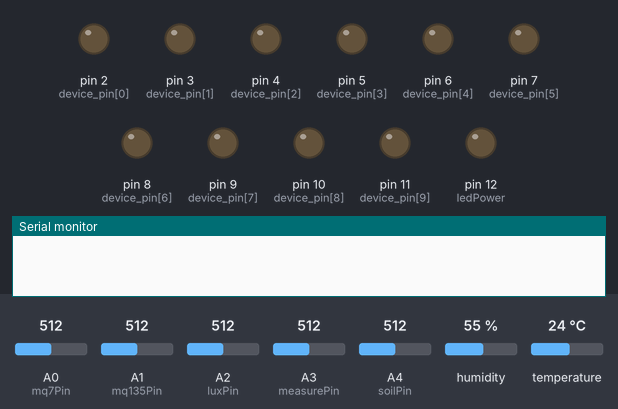
A program run on a simulated Arduino Pro Mini, built with avr-gcc and run on an emulated ATmega328P. Shown: output pins drawn as LEDs (lit = HIGH), the last lines printed to the serial monitor. The inputs (shaded band) are chosen by the test bench; at power-on: A0 (mq7Pin) = 512, A1 (mq135Pin) = 512, A2 (luxPin) = 512, A3 (measurePin) = 512, A4 (soilPin) = 512, humidity 55 %, temperature 24 °C.

Above: at 0.1 s.
At 15.1 s:
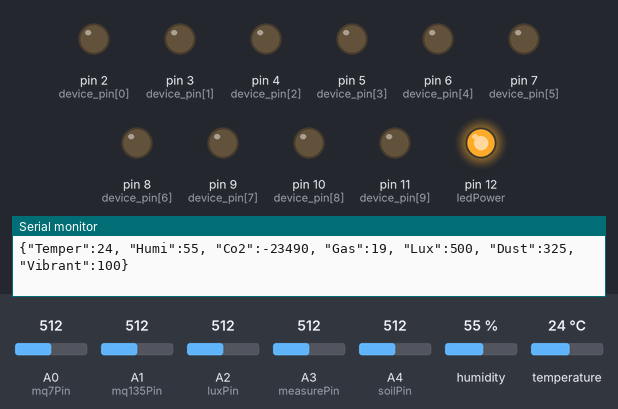
Timing chart, 0 to 16.6 s (numbered marks = the images above):
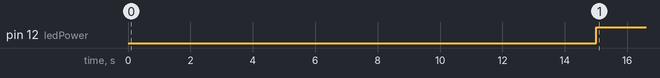

The program:

main.cpp
```cpp
#include <Arduino.h>
#include <Adafruit_Sensor.h>
#include "Sensor.h"
#include <ArduinoJson.h>

//analog pin
#define mq7Pin 0
#define mq135Pin 1
#define luxPin 2
#define measurePin 3
#define soilPin 4
//digital pin
#define dht11Pin 13
#define ledPower 12

int device_pin[] = {2, 3, 4, 5, 6, 7, 8, 9, 10, 11};
int length = sizeof(device_pin) / sizeof(device_pin[0]);
unsigned long timer1 = 0;
int device_livingroom[4] = {0}, device_kitchen[4] = {0}, device_bed1[4] = {0}, device_bed2[4] = {0};

Sensor mySensor(measurePin, ledPower, mq135Pin, mq7Pin, dht11Pin, luxPin, soilPin);

//tach chuoi Json
void parseJson(const char *data, const char delimiter);
void control();

void setup()
{
    Serial.begin(115200);
    while (!Serial)
    {
    }
    for (int i = 0; i < length; i++)
    {
        pinMode(device_pin[i], OUTPUT);
        digitalWrite(device_pin[i], LOW);
    }
    mySensor.begin();
}

void loop()
{
    if (Serial.available() > 0)
    {
        //receive data from Esp
        String data_str = Serial.readString();
        const char *data = data_str.c_str(); //co chua 1 ky tu danh dau dau tien trong chuoi

        //data[0] = delimiter
        switch (data[0])
        {
        case 'D':
            parseJson(data, data[0]);
            break;
        default:
            break;
        }
    }

    if (millis() - timer1 > 15000)
    {
        timer1 = millis();
        int dust = mySensor.getDustDensity();
        int lux = mySensor.getLux();
        int co2 = mySensor.getCo2();
        int co = mySensor.getCo();
        int soil = mySensor.getSoilPercent();
        int temperature = mySensor.getTemperature();
        int humidity = mySensor.getHumidity();

        char msg[130];
        sprintf(msg, "{\"Temper\":%d, \"Humi\":%d, \"Co2\":%d, \"Gas\":%d, \"Lux\":%d, \"Dust\":%d, \"Vibrant\":%d}", temperature, humidity, co2, co, lux, dust, soil);
        //Uno send data to Esp
        Serial.print(msg);
    }

    control();
}

void parseJson(const char *data, const char delimiter)
{
    unsigned int _length = strlen(data);
    char json[_length];
    strncpy(json, data + 1, _length - 1);
    json[_length - 1] = '\0';

    // Serial_2.println(json);

    if (delimiter == 'D') //device
    {
        const size_t capacity = 4 * JSON_ARRAY_SIZE(4) + JSON_OBJECT_SIZE(4) + 70;
        DynamicJsonBuffer jsonBuffer(capacity);

        JsonObject &root = jsonBuffer.parseObject(json);

        JsonArray &kitchen = root["kitchen"];
        device_kitchen[0] = kitchen[0];
        device_kitchen[1] = kitchen[1];
        device_kitchen[2] = kitchen[2];
        device_kitchen[3] = kitchen[3];

        JsonArray &living = root["living"];
        device_livingroom[0] = living[0];
        device_livingroom[1] = living[1];
        device_livingroom[2] = living[2];
        device_livingroom[3] = living[3];

        JsonArray &bed1 = root["bed1"];
        device_bed1[0] = bed1[0];
        device_bed1[1] = bed1[1];
        device_bed1[2] = bed1[2];
        device_bed1[3] = bed1[3];

        JsonArray &bed2 = root["bed2"];
        device_bed2[0] = bed2[0];
        device_bed2[1] = bed2[1];
        device_bed2[2] = bed2[2];
        device_bed2[3] = bed2[3];
    }
}

void control()
{
    //livingroom
    if (device_livingroom[0] == 1)
        digitalWrite(device_pin[9], HIGH);//11
    else
        digitalWrite(device_pin[9], LOW);

    if (device_livingroom[1] == 1)
        digitalWrite(device_pin[8], HIGH);//10
    else
        digitalWrite(device_pin[8], LOW);

    if (device_livingroom[2] == 1)
        digitalWrite(device_pin[7], HIGH);//9
    else
        digitalWrite(device_pin[7], LOW);

    if (device_livingroom[3] == 1)
        digitalWrite(device_pin[6], HIGH);//8
    else
        digitalWrite(device_pin[6], LOW);
    //kitchen
    if (device_kitchen[0] == 1)
        digitalWrite(device_pin[5], HIGH);//7
    else
        digitalWrite(device_pin[5], LOW);

    if (device_kitchen[1] == 1)
        digitalWrite(device_pin[4], HIGH);//6
    else
        digitalWrite(device_pin[4], LOW);
    //bed1
    if (device_bed1[0] == 1)
        digitalWrite(device_pin[3], HIGH);//5
    else
        digitalWrite(device_pin[3], LOW);

    if (device_bed1[1] == 1)
        digitalWrite(device_pin[2], HIGH);//4
    else
        digitalWrite(device_pin[2], LOW);
    //bed2
    if (device_bed2[0] == 1)
        digitalWrite(device_pin[1], HIGH);//3
    else
        digitalWrite(device_pin[1], LOW);

    if (device_bed2[1] == 1)
        digitalWrite(device_pin[0], HIGH);//2
    else
        digitalWrite(device_pin[0], LOW);
}
```

Sensor.h
```cpp
#ifndef SENSOR_H
#define SENSOR_H
#include <Arduino.h>
#include <DHT.h>

class Sensor
{
private:
    float voMeasured{};
    float calcVoltage{};
    float dustDensity{};
    //cam bien bui
    int measurePin{};//analog pin
    int ledPower{};//digital pin
    int samplingTime{};
    int deltaTime{};
    int sleepTime{};
    //cam bien
    int mq135Pin{};//analog pin
    int mq7Pin{};//analog pin
    int luxPin{};//analog pin
    int soilPin{};//analog pin
    uint8_t dht11Pin{};//digital pin
    DHT dht;
public:
    Sensor(int measurePin, int ledPower, int mq135Pin, int mq7Pin, uint8_t dht11Pin, int luxPin, int soilPin);
    void begin();
    float getDustDensity();
    long getTemperature();
    long getHumidity();
    float getLux();
    float getCo2();
    float getCo();
    long getSoilPercent();
};
#endif
```

Sensor.cpp
```cpp
#include "Sensor.h"

Sensor::Sensor(int measurePin, int ledPower, int mq135Pin, int mq7Pin, uint8_t dht11Pin, int luxPin, int soilPin)
    : measurePin{measurePin}, ledPower{ledPower}, samplingTime{280}, deltaTime{40}, sleepTime{9680},
      mq135Pin{mq135Pin}, luxPin{luxPin}, soilPin{soilPin}, dht11Pin{dht11Pin}, dht{dht11Pin, DHT11}
{
}

void Sensor::begin()
{
    dht.begin();
    pinMode(ledPower, OUTPUT);
}

float Sensor::getDustDensity()
{
    //doc cam bien bui
    digitalWrite(ledPower, LOW);         // Bật IR LED
    delayMicroseconds(samplingTime);     //Delay 0.28ms
    voMeasured = analogRead(measurePin); // Đọc giá trị ADC V0
    delayMicroseconds(deltaTime);        //Delay 0.04ms
    digitalWrite(ledPower, HIGH);        // Tắt LED
    delayMicroseconds(sleepTime);        //Delay 9.68ms
    // Tính điện áp từ giá trị ADC
    calcVoltage = voMeasured * (5.0 / 1024); //Điệp áp Vcc của cảm biến (5.0 hoặc 3.3)
    /*Dust Density = 0.17xvoltage-0.1 // mg/m3
    to convert to ug/m3 the equation becomes:
    Dust Density = (0.17xvoltage-0.1)*1000 // ug/m3*/
    dustDensity = (0.17 * calcVoltage - 0.1) * 1000; // ug/m3

    return dustDensity;
}

long Sensor::getTemperature()
{

    return dht.readTemperature();
}

long Sensor::getHumidity()
{
    return dht.readHumidity();
}

float Sensor::getLux()
{
    float volts = (analogRead(luxPin) * 5.0) / 1024.0;
    float amps = volts / 10000.0; // across 10,000 Ohms
    float microamps = amps * 1000000;
    return microamps * 2.0;//lux
}

float Sensor::getCo2()
{
    int value = analogRead(mq135Pin);
    float res = ((1024. / (float)value) * 5. - 1.) * 10.;

    return 116.6020682f * pow((res / 754.53f), -2.769034857f);
}

/*
The coefficients are estimated from the sensitivity characteristics graph
of the MQ7 sensor for CO (Carbon Monoxide) gas by using Correlation function.
Explanation :
	The graph in the datasheet is represented with the function
	f(x) = a * (x ^ b).
	where
		f(x) = ppm
		x = Rs/R0
	The values were mapped with this function to determine the coefficients a and b.
*/
float Sensor::getCo()
{
    int value = analogRead(mq7Pin);
    float v_out = value * (5.0f / 1024.0f);
    float RvRo = (5.0f - v_out) / v_out;

    return (19.32f * pow(RvRo, -0.64f)); //return ppm
}

long Sensor::getSoilPercent()
{
    int sum_adc = 0, adc_tb = 0;
    for (int i = 0; i < 10; i++)
    {
        int value_adc = analogRead(soilPin);
        int sum_adc = sum_adc + value_adc;
    }
    adc_tb = sum_adc / 10;
    return map(adc_tb, 1023, 0, 0, 100); // quy đổi tỉ lệ điện áp thành % độ ẩm đất
}
```

Measured:
- by itself, pin 12 (ledPower): LOW → HIGH at 15.0 s
